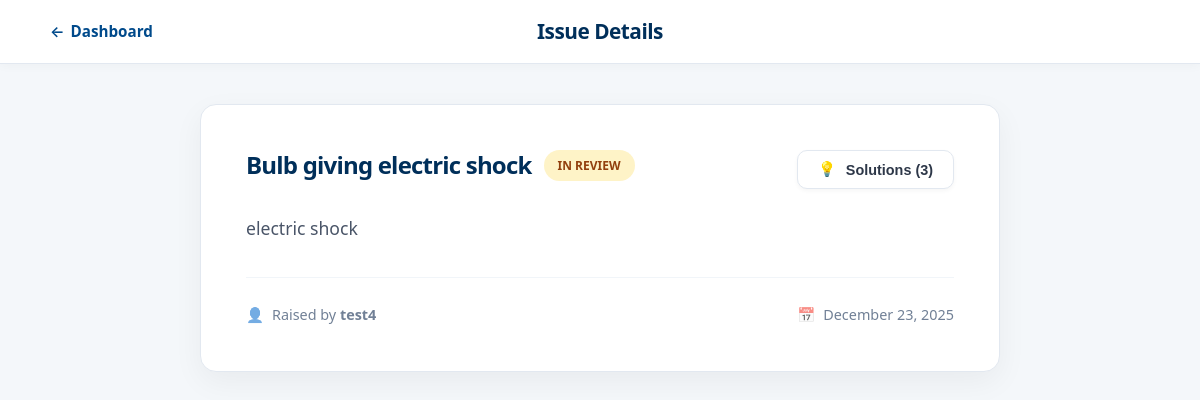
Page /issue/15/ on the committed database.
### app/models.py (models this page shows, shortened)
class Issue(models.Model):
    STATUS_CHOICES = [
        ('Open', 'Open'),
        ('In Review', 'In Review'),
        ('Resolved', 'Resolved'),
    ]
    title = models.CharField(max_length=100)
    description = models.TextField()
    status = models.CharField(max_length=20, choices=STATUS_CHOICES, default='Open')
    reported_date = models.DateField(auto_now_add=True)
    reported_by_id = models.ForeignKey(UserDetails, on_delete=models.CASCADE)
    image = models.ImageField(upload_to='issue_images/', blank=True, null=True)

class UserDetails(models.Model):
    full_name = models.CharField(max_length=200, null=True, blank=True)
    email = models.EmailField(unique=True)
    password = models.CharField(max_length=100)
    flat_number = models.CharField(max_length=100)
    role = models.CharField(max_length=100)
    profile_picture = models.ImageField(upload_to='profile_pics/', null=True, blank=True)

### app/views.py (the view, shortened to what this page needs)
# urls.py: path('issue/<str:issue_id>/', views.issue_details_view, name='issue_details'),
def issue_details_view(request, issue_id):
    issue = get_object_or_404(Issue, id=issue_id)
    ai_exists = Solution.objects.filter(issue=issue, is_ai=True).exists()
    all_solutions = Solution.objects.filter(issue=issue).order_by('-is_ai', '-upvotes')
    user_id = request.session.get('user_id')
    user = UserDetails.objects.filter(id=user_id).first()
    return render(request, 'Issue_Details_View.html', {
        'issue': issue,
        'solutions': all_solutions,
        'user': user,
    })

### app/templates/Issue_Details_View.html (shortened to what this page needs)
<!DOCTYPE html>
<html lang="en">
<head>
</head>
<body>
    <header class="full-width-header">
        <div class="header-inner">
            <div class="header-left-edge">
                <a href="{% url 'home' %}" class="back-link"><span>←</span> Dashboard</a>
            </div>
            <div class="header-center">
                <span class="header-title">Issue Details</span>
            </div>
        </div>
    </header>
    <main class="details-container">
        <div class="details-content-card">
            <div class="card-body">
                <div class="issue-header-row">
                    <div style="display: flex; flex-direction: column; gap: 10px; flex: 1;">
                        <div style="display: flex; align-items: center; gap: 12px; flex-wrap: wrap;">
                            <h1 class="issue-title" style="margin: 0;">{{ issue.title }}</h1>
                            <span class="status-pill" style="
                                white-space: nowrap;
                                {% if issue.status == 'Resolved' %} background: #def7ec; color: #03543f;
                                {% elif issue.status == 'In Review' %} background: #fef3c7; color: #92400e;
                                {% else %} background: #e1effe; color: #1e429f; {% endif %}
                            ">
                                 {{ issue.status }}
                            </span>
                        </div>
                    </div>
                    <button class="btn-action" onclick="toggleModal()" style="flex-shrink: 0;">
                        <span>💡</span> Solutions ({{ solutions|length }})
                    </button>
                </div>
                <p class="issue-description">{{ issue.description }}</p>
                <div class="issue-meta">
                    <span class="meta-item">
                        <span style="opacity: 0.6;">👤</span>
                        <span>Raised by <strong>{{ issue.reported_by_id.full_name|default:issue.reported_by_id.email }}</strong></span>
                    </span>
                    <span class="meta-item">
                        <span style="opacity: 0.6;">📅</span>
                        {{ issue.reported_date|date:"F d, Y" }}
                    </span>
                </div>
            </div>
        </div>
    </main>
</body>
</html>

### app/templates/Issue_Details_View.html (style rules this page uses)
:root { --primary-color: #004a8b; --secondary-color: #002f5a; --background-color: #f4f7fa; --card-bg: white; --text-color: #2d3748; --text-light: #718096; --border-color: #e2e8f0; --blue-badge: #3182ce; --green-badge: #38a169; --orange-badge: #d69e2e; --transition-speed: 0.3s; }
body { font-family: 'Segoe UI', system-ui, -apple-system, sans-serif; background-color: var(--background-color); color: var(--text-color); margin: 0; padding: 0; display: flex; flex-direction: column; align-items: center; line-height: 1.6; }
.full-width-header { width: 100%; background-color: #fff; border-bottom: 1px solid var(--border-color); box-shadow: 0 2px 10px rgba(0,0,0,0.03); display: flex; justify-content: center; padding: 15px 0; margin-bottom: 40px; }
.header-inner { width: 95%; max-width: 1100px; display: flex; justify-content: space-between; align-items: center; }
.header-left-edge, .header-right-edge { flex: 1; display: flex; }
.header-center { flex: 2; text-align: center; }
.header-title { font-size: 1.3rem; font-weight: 700; color: var(--secondary-color); letter-spacing: -0.5px; }
.back-link { font-size: 0.95rem; text-decoration: none; color: var(--primary-color); font-weight: 600; display: flex; align-items: center; gap: 6px; transition: transform 0.2s; }
.btn-action { padding: 10px 20px; border-radius: 10px; font-size: 0.9rem; font-weight: 600; text-decoration: none; cursor: pointer; transition: all 0.2s; border: 1px solid var(--border-color); display: inline-flex; align-items: center; gap: 10px; background-color: #fff; color: var(--text-color); box-shadow: 0 2px 4px rgba(0,0,0,0.04); }
.details-container { width: 90%; max-width: 800px; margin-bottom: 50px; }
.details-content-card { background-color: #fff; border-radius: 16px; box-shadow: 0 10px 30px rgba(0, 0, 0, 0.05); overflow: hidden; border: 1px solid var(--border-color); }
.card-body { padding: 45px; }
.issue-header-row { display: flex; justify-content: space-between; align-items: flex-start; margin-bottom: 25px; }
.issue-title { font-size: 1.5rem; font-weight: 800; color: var(--secondary-color); line-height: 1.2; letter-spacing: -0.8px; }
.issue-description { color: #4a5568; font-size: 1.1rem; margin-bottom: 35px; white-space: pre-line; }
.issue-meta { font-size: 0.9rem; color: var(--text-light); padding-top: 25px; border-top: 1px solid #f1f5f9; display: flex; justify-content: space-between; align-items: center; }
.meta-item { display: flex; align-items: center; gap: 8px; font-weight: 500; }
.status-pill { padding: 6px 14px; border-radius: 30px; font-size: 0.75rem; font-weight: 700; text-transform: uppercase; }

### rows in the picture
Issue: title "Bulb giving electric shock", status "IN REVIEW", description "electric shock", reported_by_id.full_name "test4", reported_date "December 23, 2025"

### other values in the picture
{{ solutions|length }} "3"
